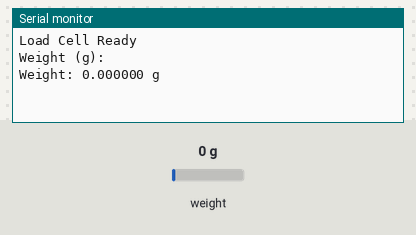
Bench run of a sketch on a simulated Arduino Uno, built with avr-gcc and run on an emulated ATmega328P. Parts: the last lines printed to the serial monitor. The test bench sets the inputs (shaded band); at power-on: weight on the scale 0 g.

Above: at 2.2 s.
2.3 s: weight on the scale set to 100 g
At 3.3 s:
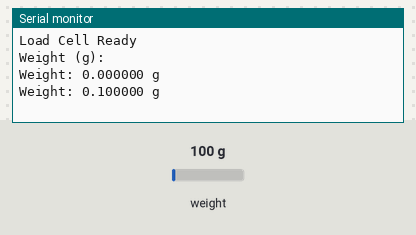
3.8 s: weight on the scale set to 1250 g
At 5.3 s:
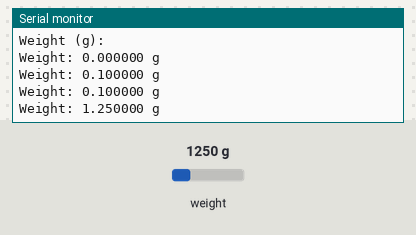
Timing chart, 0 to 6.8 s (numbered marks = the images above; inputs shaded):
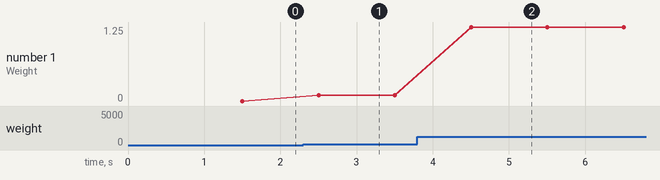

Measured:
- after the input at 2.3 s, the serial monitor: prints a new line after 0.20 s (image 1)
- after the input at 3.8 s, the serial monitor: prints a new line after 0.70 s (image 2)
- plotted number 1: 0 → 0.1 after the input at 2.3 s, 0.1 → 1.25 after the input at 3.8 s

The sketch:

arduino.ino
```cpp
#include "HX711.h"

#define DOUT 6
#define CLK 7

HX711 scale;

// REPLACE WITH YOUR CALIBRATED VALUE
float calibration_factor = -405500; // Change this after calibration

void setup() {
  Serial.begin(115200);
  scale.begin(DOUT, CLK);

  scale.set_scale(calibration_factor);
  scale.tare(); // Reset to zero

  Serial.println("Load Cell Ready");
  Serial.println("Weight (g):");
}

void loop() {
  float weight = scale.get_units(5); // Average of 5 readings

  Serial.print("Weight: ");
  Serial.print(weight, 6); // 1 decimal place
  Serial.println(" g");

  delay(500);
}
```
